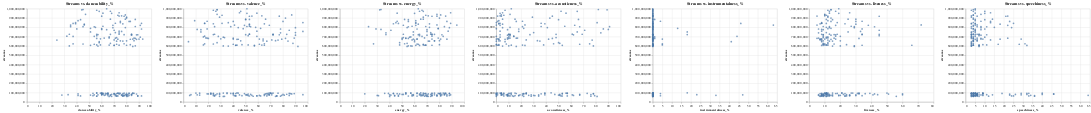

Notebook cell for this chart:
### Markdown cell above
There are 7 features:  'danceability_%', 'valence_%', 'energy_%', 'acousticness_%', 'instrumentalness_%', 'liveness_%', 'speechiness_%'. We try to analyze the correlation between each of them and streams

### Code cell
features = ['danceability_%', 'valence_%', 'energy_%', 'acousticness_%', 'instrumentalness_%', 'liveness_%', 'speechiness_%']

combined_chart = alt.Chart(df_top_200).mark_circle().encode(
    x=features[0],
    y='streams',
    tooltip=[features[0], 'streams']
).properties(
    title=f'Streams vs. {features[0]}'
)


for feature in features[1:]:
    chart = alt.Chart(df_top_200).mark_circle().encode(
        x=feature,
        y='streams',
        tooltip=[feature, 'streams']
    ).properties(
        title=f'Streams vs. {feature}'
    )
    combined_chart |= chart


combined_chart.display()

### Figure 1 — Vega-Lite specification as saved in the notebook (floating-point values rounded to 4 significant figures; data arrays with more than 128 entries replaced by an {"elided": "..."} marker saying what was removed)
{"config": {"view": {"continuousWidth": 400, "continuousHeight": 300}}, "hconcat": [{"mark": "circle", "encoding": {"tooltip": [{"field": "danceability_%", "type": "quantitative"}, {"field": "streams", "type": "quantitative"}], "x": {"field": "danceability_%", "type": "quantitative"}, "y": {"field": "streams", "type": "quantitative"}}, "title": "Streams vs. danceability_%"}, {"mark": "circle", "encoding": {"tooltip": [{"field": "valence_%", "type": "quantitative"}, {"field": "streams", "type": "quantitative"}], "x": {"field": "valence_%", "type": "quantitative"}, "y": {"field": "streams", "type": "quantitative"}}, "title": "Streams vs. valence_%"}, {"mark": "circle", "encoding": {"tooltip": [{"field": "energy_%", "type": "quantitative"}, {"field": "streams", "type": "quantitative"}], "x": {"field": "energy_%", "type": "quantitative"}, "y": {"field": "streams", "type": "quantitative"}}, "title": "Streams vs. energy_%"}, {"mark": "circle", "encoding": {"tooltip": [{"field": "acousticness_%", "type": "quantitative"}, {"field": "streams", "type": "quantitative"}], "x": {"field": "acousticness_%", "type": "quantitative"}, "y": {"field": "streams", "type": "quantitative"}}, "title": "Streams vs. acousticness_%"}, {"mark": "circle", "encoding": {"tooltip": [{"field": "instrumentalness_%", "type": "quantitative"}, {"field": "streams", "type": "quantitative"}], "x": {"field": "instrumentalness_%", "type": "quantitative"}, "y": {"field": "streams", "type": "quantitative"}}, "title": "Streams vs. instrumentalness_%"}, {"mark": "circle", "encoding": {"tooltip": [{"field": "liveness_%", "type": "quantitative"}, {"field": "streams", "type": "quantitative"}], "x": {"field": "liveness_%", "type": "quantitative"}, "y": {"field": "streams", "type": "quantitative"}}, "title": "Streams vs. liveness_%"}, {"mark": "circle", "encoding": {"tooltip": [{"field": "speechiness_%", "type": "quantitative"}, {"field": "streams", "type": "quantitative"}], "x": {"field": "speechiness_%", "type": "quantitative"}, "y": {"field": "streams", "type": "quantitative"}}, "title": "Streams vs. speechiness_%"}], "data": {"name": "data-89a03f87c796b60feaa758d5f7fe8059"}, "$schema": "https://vega.github.io/schema/vega-lite/v4.17.0.json", "datasets": {"data-89a03f87c796b60feaa758d5f7fe8059": {"elided": "199 records"}}}
